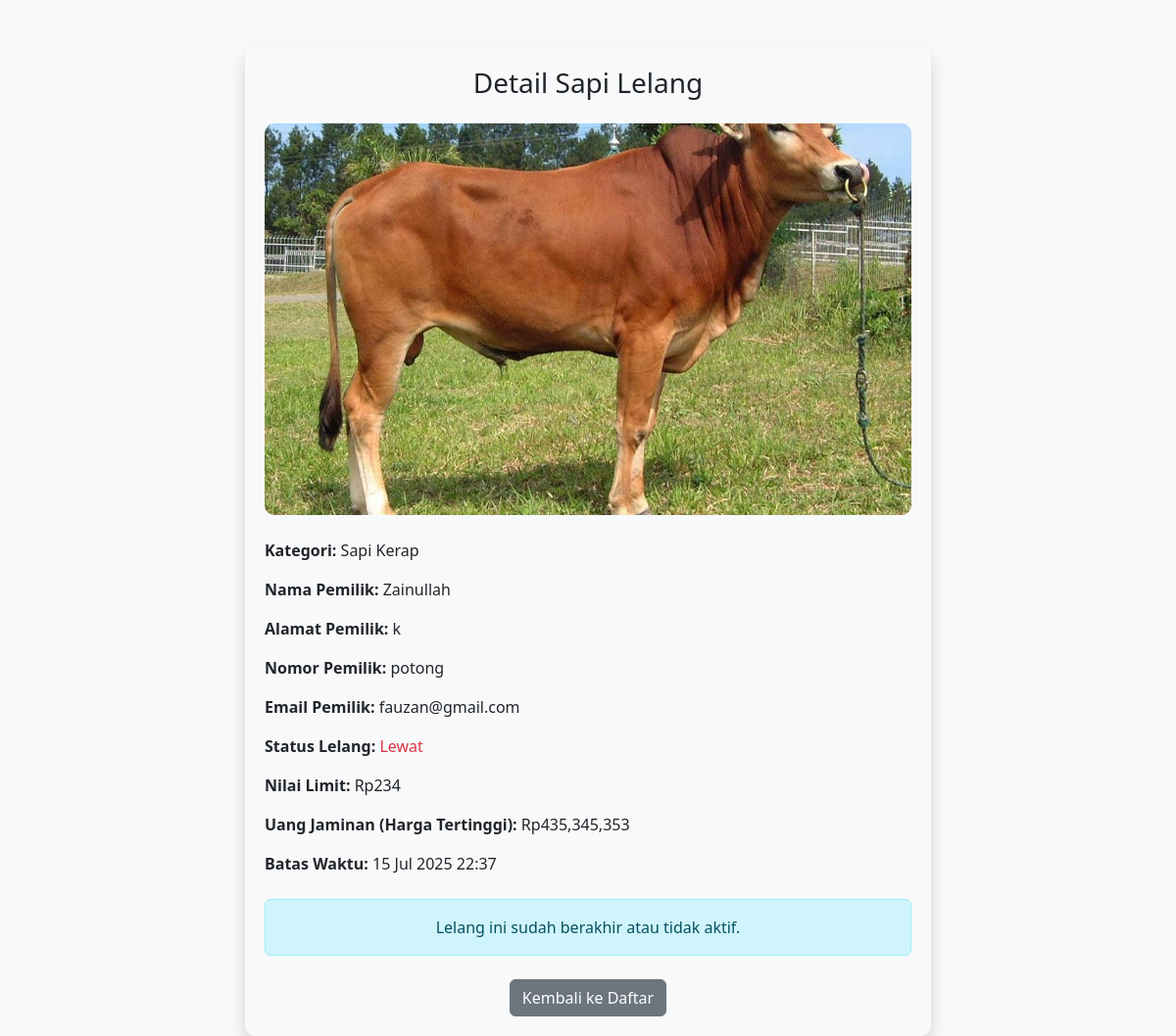
The app's page /penjual/detail_lelang.php?id=33 with its own data.
### tables this page shows
CREATE TABLE `data_sapi` (
  `id_sapi` int NOT NULL,
  `id_macamSapi` int DEFAULT NULL,
  `foto_sapi` varchar(255) DEFAULT NULL,
  `harga_sapi` int DEFAULT NULL,
  `nama_pemilik` varchar(100) DEFAULT NULL,
  `alamat_pemilik` varchar(255) DEFAULT NULL,
  `nomor_pemilik` varchar(20) DEFAULT NULL,
  `email_pemilik` varchar(100) DEFAULT NULL,
  `createdAt` datetime DEFAULT NULL,
  `updatedAt` datetime DEFAULT NULL,
  `latitude` varchar(50) DEFAULT NULL,
  `longitude` varchar(50) DEFAULT NULL,
  `jenis_kelamin` enum('jantan','betina') DEFAULT NULL,
  `id_user_penjual` int DEFAULT NULL
);

CREATE TABLE `macamsapi` (
  `id_macamSapi` int NOT NULL,
  `name` varchar(100) DEFAULT NULL
);

CREATE TABLE `lelang` (
  `id_lelang` int NOT NULL,
  `id_sapi` int DEFAULT NULL,
  `harga_awal` int DEFAULT NULL,
  `harga_tertinggi` int DEFAULT NULL,
  `id_penawaranTertinggi` int DEFAULT NULL,
  `batas_waktu` datetime DEFAULT NULL,
  `status` varchar(50) DEFAULT NULL,
  `approved_by_admin` tinyint(1) DEFAULT '0',
  `approved_at` datetime DEFAULT NULL,
  `id_admin_approver` int DEFAULT NULL,
  `createdAt` datetime DEFAULT NULL,
  `updatedAt` datetime DEFAULT NULL,
  `id_user` int DEFAULT NULL
);

### penjual/detail_lelang.php (the view, shortened to what this page needs)
<?php
include '../koneksi.php';
$id_sapi = $_GET['id'];
mysqli_query($koneksi, "
    UPDATE lelang
    SET status = 'Lewat', updatedAt = NOW()
    WHERE batas_waktu < NOW() AND status = 'Aktif'
");
$query = mysqli_query($koneksi, "
    SELECT
        ds.*,
        ms.name AS kategori,
        l.id_lelang, /* Ambil id_lelang untuk form penawaran */
        l.harga_awal,
        l.harga_tertinggi,
        l.status,
        l.batas_waktu
    FROM data_sapi ds
    INNER JOIN macamSapi ms ON ds.id_macamSapi = ms.id_macamSapi
    INNER JOIN lelang l ON ds.id_sapi = l.id_sapi
    WHERE ds.id_sapi = '" . mysqli_real_escape_string($koneksi, $id_sapi) . "'
");
$sapi = mysqli_fetch_assoc($query);
$lelang_aktif = ($sapi['status'] == 'Aktif' && strtotime($sapi['batas_waktu']) > time());
?>
<!DOCTYPE html>
<html>
<head>
    <link href="https://cdn.jsdelivr.net/npm/bootstrap@5.3.3/dist/css/bootstrap.min.css" rel="stylesheet">
    <link rel="stylesheet" href="https://cdn.jsdelivr.net/npm/sweetalert2@11/dist/sweetalert2.min.css">
</head>
<body class="bg-light">
    <div class="container mt-5">
        <div class="detail-box shadow">
            <h3 class="mb-4 text-center">Detail Sapi Lelang</h3>
            <img src="../uploads_sapi/<?= htmlspecialchars($sapi['foto_sapi']); ?>" alt="Foto sapi">
            <div class="mt-4">
                <p><span class="label">Kategori:</span> <?= htmlspecialchars($sapi['kategori']); ?></p>
                <p><span class="label">Nama Pemilik:</span> <?= htmlspecialchars($sapi['nama_pemilik']); ?></p>
                <p><span class="label">Alamat Pemilik:</span> <?= htmlspecialchars($sapi['alamat_pemilik']); ?></p>
                <p><span class="label">Nomor Pemilik:</span> <?= htmlspecialchars($sapi['nomor_pemilik']); ?></p>
                <p><span class="label">Email Pemilik:</span> <?= htmlspecialchars($sapi['email_pemilik']); ?></p>
                <p><span class="label">Status Lelang:</span>
                    <span class="<?= strtolower($sapi['status']) == 'aktif' ? 'text-success' : (strtolower($sapi['status']) == 'lewat' ? 'text-danger' : 'text-warning'); ?>">
                        <?= htmlspecialchars($sapi['status']); ?>
                    </span>
                </p>
                <p><span class="label">Nilai Limit:</span> Rp<?= number_format($sapi['harga_awal']); ?></p>
                <p><span class="label">Uang Jaminan (Harga Tertinggi):</span> Rp<?= number_format($sapi['harga_tertinggi']); ?></p>
                <p><span class="label">Batas Waktu:</span> <?= date("d M Y H:i", strtotime($sapi['batas_waktu'])); ?></p>
            </div>
            <?php if ($lelang_aktif) : ?>
                <hr>
            <?php else : ?>
                <div class="alert alert-info text-center mt-4">
                    Lelang ini sudah berakhir atau tidak aktif.
                </div>
            <?php endif; ?>
            <div class="text-center mt-4">
                <a href="../penjual/lelang.php" class="btn btn-secondary">Kembali ke Daftar</a>
            </div>
        </div>
    </div>
</body>
</html>

### penjual/detail_lelang.php (style rules this page uses)
.detail-box { max-width: 700px; margin: auto; background-color: #f8f9fa; padding: 20px; border-radius: 10px; }
.detail-box img { width: 100%; height: 400px; object-fit: cover; border-radius: 10px; }
.label { font-weight: bold; }

### records on screen
data_sapi: foto_sapi (picture), id_macamSapi.name "Sapi Kerap", nama_pemilik "Zainullah", alamat_pemilik "k", nomor_pemilik "potong", email_pemilik "fauzan@gmail.com", lelang.status "Lewat", lelang.harga_awal "234", lelang.harga_tertinggi "435,345,353", lelang.batas_waktu "15 Jul 2025 22:37"
